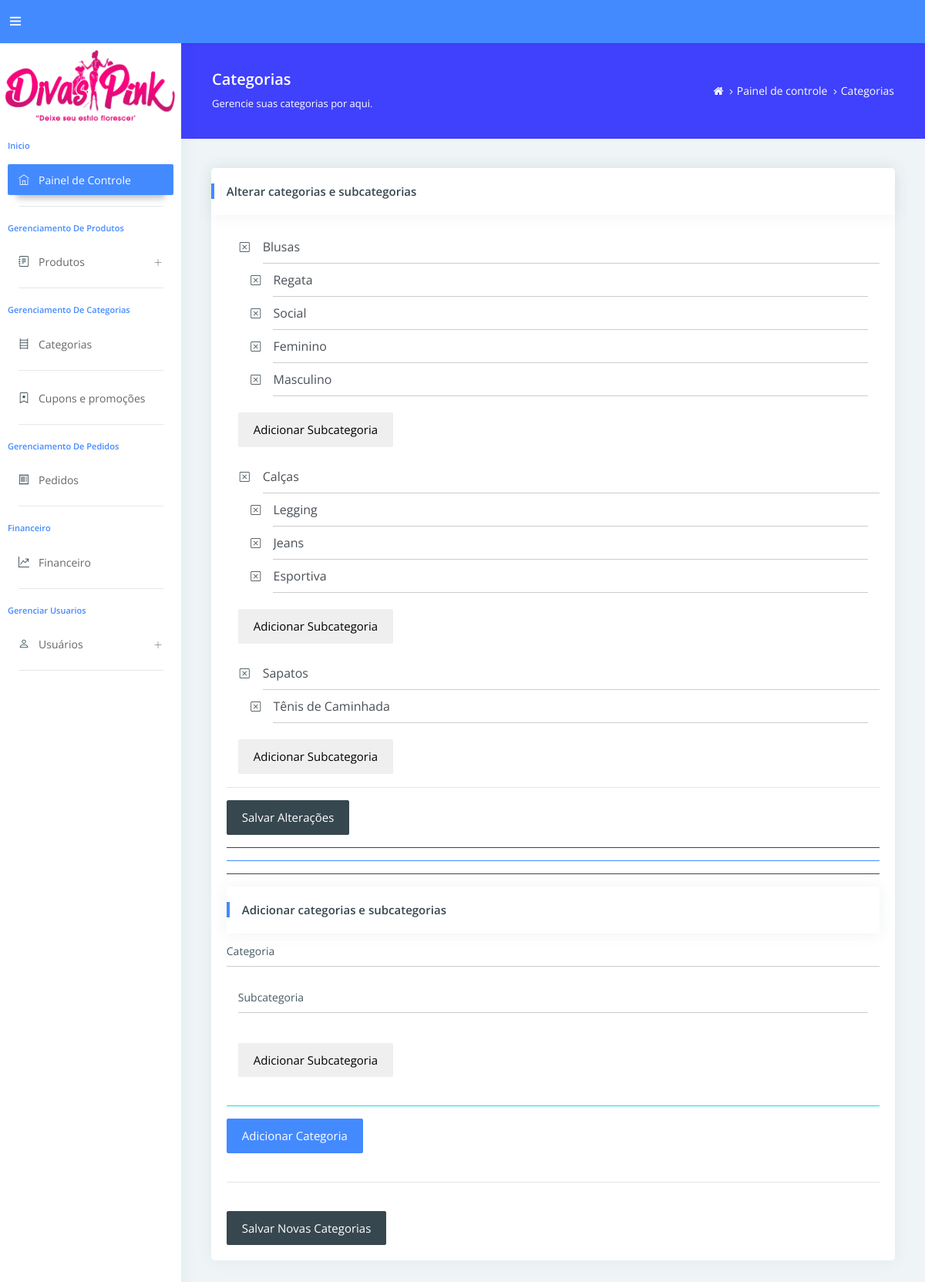
Before: /dashboard/categorias.php with the older database file.
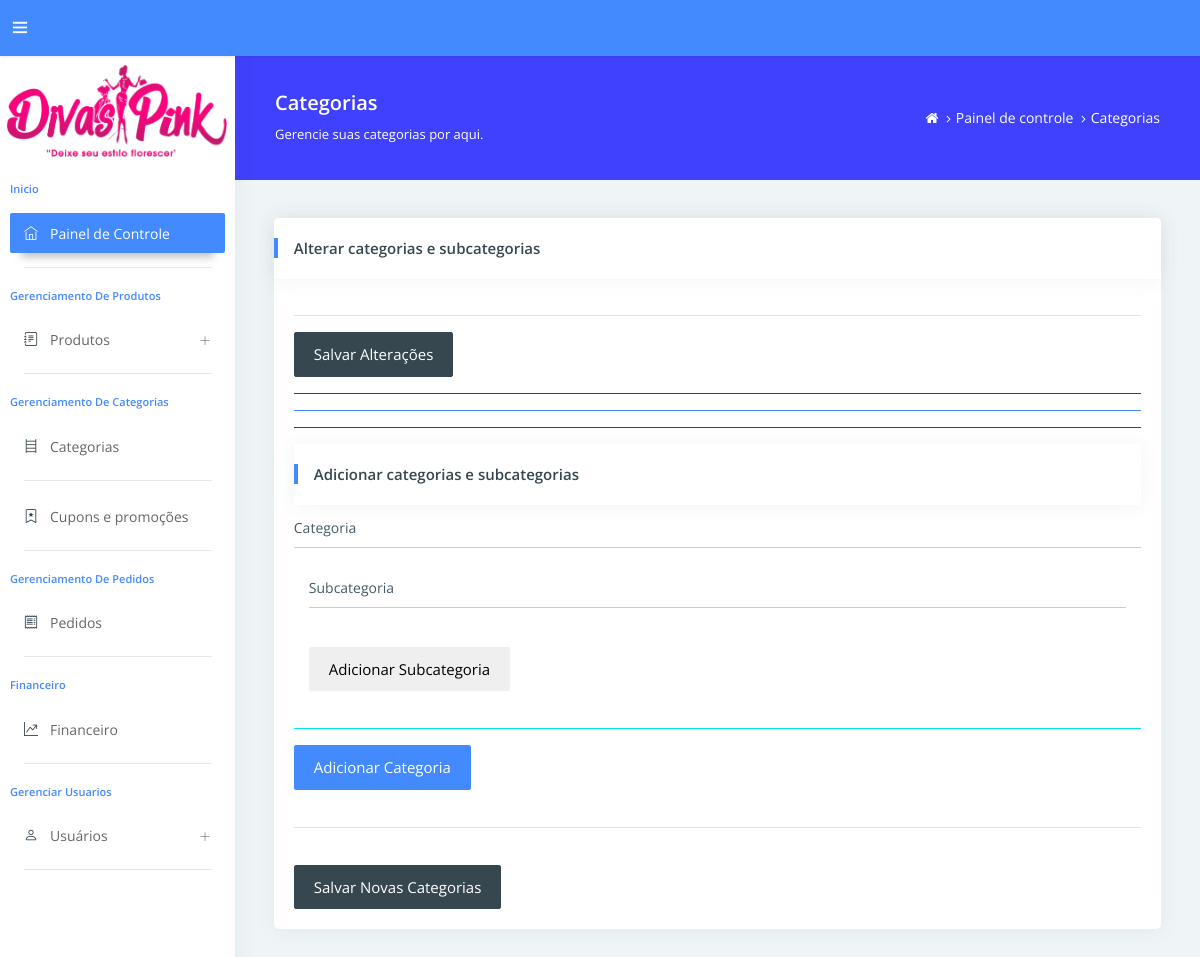
After: the same page with the newer database file.
### tables this page shows
CREATE TABLE `categorias` (
  `id` int(11) NOT NULL,
  `categoria` varchar(255) NOT NULL
);

CREATE TABLE `subcategorias` (
  `id` bigint(20) NOT NULL,
  `subcategoria` tinytext NOT NULL,
  `referencia` int(11) NOT NULL
);

### dashboard/categorias.php (the view, shortened to what this page needs)
<?php include 'header.php'; ?>
<?php
include '../conn.php';
?>
                    <div class="pcoded-content">
                        <div class="page-header">
                            <div class="page-block">
                                <div class="row align-items-center">
                                    <div class="col-md-8">
                                        <div class="page-header-title">
                                            <h5 class="m-b-10">Categorias</h5>
                                            <p class="m-b-0">Gerencie suas categorias por aqui.</p>
                                        </div>
                                    </div>
                                    <div class="col-md-4">
                                        <ul class="breadcrumb">
                                            <li class="breadcrumb-item">
                                                <a href="./"> <i class="fa fa-home"></i> </a>
                                            </li>
                                            <li class="breadcrumb-item"><a href="#!">Painel de controle</a>
                                            </li>
                                            <li class="breadcrumb-item"><a href="#!">Categorias</a>
                                            </li>
                                        </ul>
                                    </div>
                                </div>
                            </div>
                        </div>
                        <div class="pcoded-inner-content">
                            <div class="main-body">
                                <div class="page-wrapper">
                                    <div class="page-body">
                                        <div class="row">
                                            <div class="col-md">
                                                <div class="card">
                                                    <div class="card-header">
                                                        <h5>Alterar categorias e subcategorias</h5>
                                                    </div>
                                                    <div class="card-block">
                                                        <form class="form-material" action="categorias" method="post">
                                                            <?php
                                                                $consultCtp = $conn->query("SELECT * FROM categorias WHERE 1");
                                                                while($consultCt[] = $consultCtp->fetch_assoc());
                                                                $ctrlCt = 1;
                                                                foreach($consultCt as $key){
                                                                    if(!empty($key)){ ?>
                                                                        <div class="form-group form-primary">
                                                                            <div class="inline">
                                                                                <a class="icone_x_categorias" href="?exct=<?php echo $key['id'] ?>"><span class="bi-x-square"></span></a>
                                                                                <input class="form-control " type="text" name="catcd<?php echo $ctrlCt?>" value="<?php echo $key['categoria']; ?>">
                                                                            </div>
                                                                            <div id="adc_subcategoria<?php echo $ctrlCt; ?>" class="container">
                                                                                <?php
                                                                                    $consultSct = [];
                                                                                    $rsb = $key['id'];
                                                                                    $consultSCtp = $conn->query("SELECT * FROM subcategorias WHERE referencia = '$rsb'");
                                                                                    while($consultSct[] = $consultSCtp->fetch_assoc());
                                                                                    $controle_subc = 1;
                                                                                    foreach($consultSct as $subkey){
                                                                                        if(!empty($subkey)){?>
                                                                                            <div class="inline">
                                                                                                <a class="icone_x_categorias" href="?exsubc=<?php echo $subkey['id'] ?>"><span class="bi-x-square"></span></a>
                                                                                                <input class="form-control " type="text" name="subcatcd<?php echo $controle_subc; ?>" value="<?php echo $subkey['subcategoria']; ?>">
                                                                                            </div>
                                                                                <?php $controle_subc++;  }} ?>
                                                                            </div>
                                                                            <br>
                                                                            <div class="container">
                                                                                <button type="button" onclick="adicionar_subcat_existente(<?php echo $ctrlCt;?>)" class="btn">Adicionar subcategoria</button>
                                                                            </div>
                                                                        </div>
                                                            <?php $ctrlCt++; }} ?>
                                                            <hr>
                                                            <button class="btn btn-inverse" type="submit">Salvar alterações</button>
                                                        </form>
                                                        <hr class="btn-inverse"><hr class="btn-primary"><hr class="btn-inverse">
                                                        <form class="form-material" action="categorias" method="post">
                                                            <div class="card-header">
                                                                <h5>Adicionar categorias e subcategorias</h5>
                                                            </div>
                                                            <div id="addCateg">
                                                                <div class="form-group form-primary">
                                                                    <input type="text" name="categ1" class="form-control ">
                                                                    <label class="float-label">Categoria</label>
                                                                </div>
                                                                <div id="sub1" class="container">
                                                                    <div class="form-group form-primary">
                                                                        <input type="text" name="subCateg1" class="form-control ">
                                                                        <label class="float-label">Subcategoria</label>
                                                                    </div>
                                                                    <br>
                                                                </div>
                                                                <div class="container">
                                                                    <button type="button" onclick="addSubCateg(1)" class="btn">Adicionar subcategoria</button>
                                                                </div>
                                                                <br>
                                                                <hr style="background-color: cyan;">
                                                            </div>
                                                            <button type="button" onclick="addCat()" class="btn btn-primary">Adicionar Categoria</button>
                                                            <br><br><hr><br>
                                                            <button type="submit" class="btn  btn-inverse">Salvar novas categorias</button>
                                                        </form>
                                                    </div>
                                                </div>
                                            </div>
                                        </div>
                                    </div>
                                </div>
                            </div>
                        </div>
                    </div>
                </div>
            </div>
        </div>
    </div>
</body>
</html>

### dashboard/header.php (shortened to what this page needs)
<?php
$pag = 1;
?>
<!DOCTYPE html>
<html lang="pt-br">
<head>
    <link rel="stylesheet" href="assets/pages/waves/css/waves.min.css" type="text/css" media="all">
    <link rel="stylesheet" type="text/css" href="assets/css/bootstrap/css/bootstrap.min.css">
    <link rel="stylesheet" href="assets/pages/waves/css/waves.min.css" type="text/css" media="all">
    <link rel="stylesheet" type="text/css" href="assets/icon/themify-icons/themify-icons.css">
    <link rel="stylesheet" type="text/css" href="assets/css/font-awesome-n.min.css">
    <link rel="stylesheet" type="text/css" href="assets/css/font-awesome.min.css">
    <link rel="stylesheet" type="text/css" href="assets/css/jquery.mCustomScrollbar.css">
    <link rel="stylesheet" type="text/css" href="assets/css/style.css">
    <link rel="stylesheet" href="./assets/bootstrap-icons-1.5.0/bootstrap-icons.css">
</head>
<body>
    <div id="pcoded" class="pcoded">
        <div class="pcoded-container navbar-wrapper">
            <nav class="navbar header-navbar pcoded-header">
                <div class="navbar-wrapper">
                    <div class="navbar-logo">
                        <a class="mobile-menu waves-effect waves-light" id="mobile-collapse" href="#!">
                            <i class="ti-menu"></i>
                        </a>
                    </div>
                </div>
            </nav>
            <div class="pcoded-main-container">
                <div class="pcoded-wrapper">
                    <nav class="pcoded-navbar">
                        <div class="pcoded-inner-navbar main-menu">
                            <div class="">
                                <div class="main-menu-header">
                                </div>
                            </div>
                            <div class="pcoded-navigation-label">Inicio</div>
                            <ul class="pcoded-item pcoded-left-item">
                                <li class="<?php if($pag == 1){ echo 'active';} ?>">
                                    <a href="./" class="waves-effect waves-dark">
                                        <span class="pcoded-micon"><i class="ti-home"></i><b>D</b></span>
                                        <span class="pcoded-mtext">Painel de Controle</span>
                                    </a>
                                </li>
                            </ul>
                            <div class="pcoded-navigation-label">Gerenciamento de produtos</div>
                            <ul class="pcoded-item pcoded-left-item">
                                <li class="pcoded-hasmenu <?php if($pag < 3 && $pag >= 2){ echo 'active pcoded-trigger';} ?>">
                                    <a href="javascript:void(0)" class="waves-effect waves-dark">
                                        <span class="pcoded-micon"><i class="bi-journal-text"></i><b>BC</b></span>
                                        <span class="pcoded-mtext">Produtos</span>
                                    </a>
                                </li>
                            </ul>
                            <div class="pcoded-navigation-label">Gerenciamento de categorias</div>
                            <ul class="pcoded-item pcoded-left-item">
                                <li class="<?php if($pag == 3){ echo 'active';} ?>">
                                    <a href="categorias?p=3" class="waves-effect waves-dark">
                                        <span class="pcoded-micon"><i class="bi-bookshelf"></i><b>FC</b></span>
                                        <span class="pcoded-mtext">Categorias</span>
                                    </a>
                                </li>
                            </ul>
                            <ul class="pcoded-item pcoded-left-item">
                                <li class="<?php if($pag == 3.1){ echo 'active';} ?>">
                                    <a href="promo?p=3.1" class="waves-effect waves-dark">
                                    <span class="pcoded-micon"><i class="bi bi-bookmark-star"></i></i><b>FC</b></span>
                                        <span class="pcoded-mtext">Cupons e promoções</span>
                                    </a>
                                </li>
                            </ul>
                            <div class="pcoded-navigation-label">Gerenciamento de pedidos</div>
                            <ul class="pcoded-item pcoded-left-item">
                                <li class="<?php if($pag == 4){ echo 'active';} ?>">
                                    <a href="pedidos?p=4" class="waves-effect waves-dark">
                                        <span class="pcoded-micon"><i class="bi-receipt"></i><b>B</b></span>
                                        <span class="pcoded-mtext">Pedidos</span>
                                    </a>
                                </li>
                            </ul>
                            <div class="pcoded-navigation-label">Financeiro</div>
                            <ul class="pcoded-item pcoded-left-item">
                                <li class="<?php if($pag == 5){ echo 'active';} ?>">
                                    <a href="financeiro?p=5" class="waves-effect waves-dark">
                                        <span class="pcoded-micon"><i class="bi-graph-up"></i><b>C</b></span>
                                        <span class="pcoded-mtext">Financeiro</span>
                                    </a>
                                </li>
                            </ul>
                            <div class="pcoded-navigation-label">Gerenciar usuarios</div>
                            <ul class="pcoded-item pcoded-left-item">
                                <li class="pcoded-hasmenu ">
                                    <a href="javascript:void(0)" class="waves-effect waves-dark">
                                        <span class="pcoded-micon"><i class="bi-person"></i><b>A</b></span>
                                        <span class="pcoded-mtext">Usuários</span>
                                    </a>
                                </li>
                            </ul>
                        </div>
                    </nav>

Changed rows visible on the page:
removed categorias: categoria "Blusas"
removed subcategorias: subcategoria "Regata"
removed subcategorias: subcategoria "Social"
removed subcategorias: subcategoria "Feminino"
removed subcategorias: subcategoria "Masculino"
removed categorias: categoria "Calças"
removed subcategorias: subcategoria "Legging"
removed subcategorias: subcategoria "Jeans"
removed subcategorias: subcategoria "Esportiva"
removed categorias: categoria "Sapatos"
removed subcategorias: subcategoria "Tênis de Caminhada"
